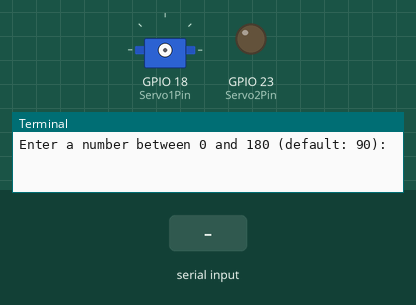
This program was run on a simulated Raspberry Pi (BCM pin numbers). Shown: servo, output pins drawn as LEDs (lit = HIGH), the last lines printed to the terminal. The test bench sets the inputs (shaded band). Servo angles are drawn from the pulse width (0.5 ms = 0°, 2.5 ms = 180°).

Above: at 1.2 s.
1.3 s: "5" typed at the terminal, then Enter
2.8 s: "90" typed at the terminal, then Enter
At 4.0 s:
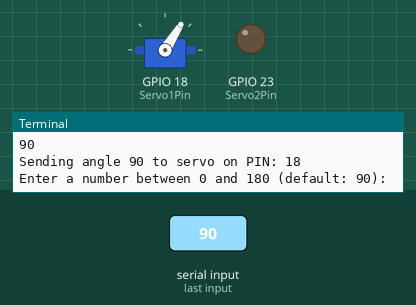
4.3 s: "200" typed at the terminal, then Enter
At 5.1 s:
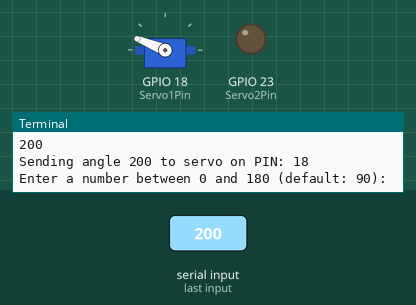
5.8 s: "1" typed at the terminal, then Enter
At 6.3 s:
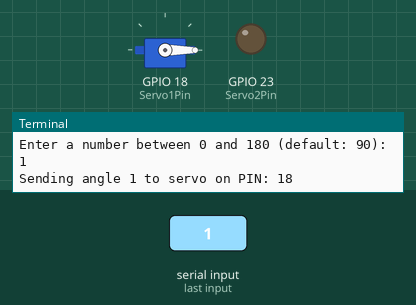
Timing chart, 0 to 8.3 s (numbered marks = the images above; inputs shaded):
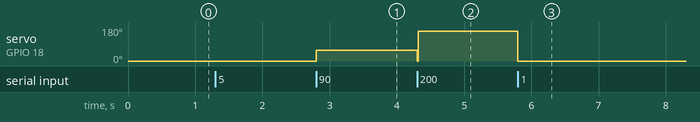

Measured:
- after the input at 2.8 s, servo on GPIO 18 (Servo1Pin): 0° → 58° at once
- after the input at 4.3 s, servo on GPIO 18 (Servo1Pin): 58° → 158° at once
- after the input at 5.8 s, servo on GPIO 18 (Servo1Pin): 158° → 0° at once

The program:

Servo2-Angle.py
```python
#!/usr/bin/env python
import RPi.GPIO as GPIO
import time

Servo1Pin=18
Servo2Pin=23

# Tell python what pin mode to use
GPIO.setmode(GPIO.BCM)
# Setup the Servos Pins
GPIO.setup(Servo1Pin, GPIO.OUT)
GPIO.setup(Servo2Pin, GPIO.OUT)

# This function will turn a servo from 0 - 180 Degrees
def servo_turn(ServoPIN,degree_n):
  servo = GPIO.PWM(ServoPIN, 100)
  servo.start(5)
  duty = float(degree_n) / 10.0 + 2.5
  servo.ChangeDutyCycle(duty)
  time.sleep(.7)
  servo.stop()

while True:
  my_input = '90'
  user_input = raw_input("Enter a number between 0 and 180 (default: %s):\n" % my_input) or my_input

  print "Sending angle", user_input, "to servo on PIN:", Servo1Pin
  servo_turn(Servo1Pin, user_input)


# time.sleep(5)
```
